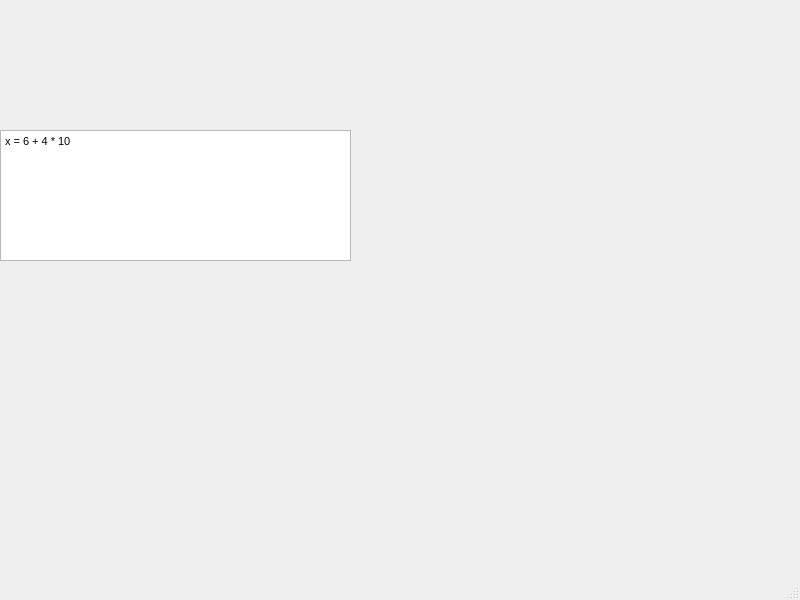
<?xml version="1.0" encoding="UTF-8"?>
<ui version="4.0">
 <class>MainWindow</class>
 <widget class="QMainWindow" name="MainWindow">
  <property name="geometry">
   <rect>
    <x>0</x>
    <y>0</y>
    <width>800</width>
    <height>600</height>
   </rect>
  </property>
  <property name="windowTitle">
   <string>MainWindow</string>
  </property>
  <widget class="QWidget" name="centralwidget">
   <widget class="QTextEdit" name="textEdit">
    <property name="geometry">
     <rect>
      <x>0</x>
      <y>130</y>
      <width>351</width>
      <height>131</height>
     </rect>
    </property>
    <property name="html">
     <string>&lt;!DOCTYPE HTML PUBLIC &quot;-//W3C//DTD HTML 4.0//EN&quot; &quot;http://www.w3.org/TR/REC-html40/strict.dtd&quot;&gt;
&lt;html&gt;&lt;head&gt;&lt;meta name=&quot;qrichtext&quot; content=&quot;1&quot; /&gt;&lt;style type=&quot;text/css&quot;&gt;
p, li { white-space: pre-wrap; }
&lt;/style&gt;&lt;/head&gt;&lt;body style=&quot; font-family:'MS Shell Dlg 2'; font-size:8.25pt; font-weight:400; font-style:normal;&quot;&gt;
&lt;p style=&quot; margin-top:0px; margin-bottom:0px; margin-left:0px; margin-right:0px; -qt-block-indent:0; text-indent:0px;&quot;&gt;x = 6 + 4 * 10&lt;/p&gt;
&lt;p style=&quot;-qt-paragraph-type:empty; margin-top:0px; margin-bottom:0px; margin-left:0px; margin-right:0px; -qt-block-indent:0; text-indent:0px;&quot;&gt;&lt;br /&gt;&lt;/p&gt;&lt;/body&gt;&lt;/html&gt;</string>
    </property>
   </widget>
   <widget class="QWidget" name="verticalLayoutWidget">
    <property name="geometry">
     <rect>
      <x>-1</x>
      <y>-1</y>
      <width>801</width>
      <height>131</height>
     </rect>
    </property>
    <layout class="QVBoxLayout" name="verticalLayout_2"/>
   </widget>
   <widget class="QWidget" name="verticalLayoutWidget_2">
    <property name="geometry">
     <rect>
      <x>0</x>
      <y>260</y>
      <width>801</width>
      <height>301</height>
     </rect>
    </property>
    <layout class="QVBoxLayout" name="verticalLayout_3"/>
   </widget>
  </widget>
  <widget class="QMenuBar" name="menubar">
   <property name="geometry">
    <rect>
     <x>0</x>
     <y>0</y>
     <width>800</width>
     <height>21</height>
    </rect>
   </property>
  </widget>
  <widget class="QStatusBar" name="statusbar"/>
 </widget>
 <resources/>
 <connections/>
</ui>
